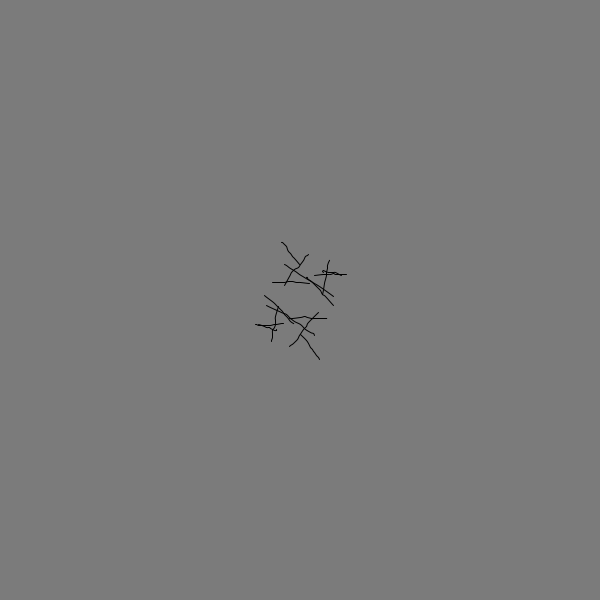
Frame 1 (no input)
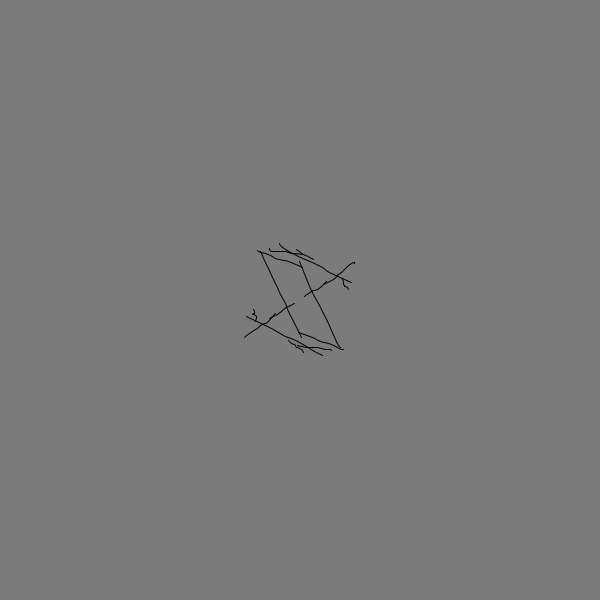
Frame 2 (the mouse pressed at the canvas centre, redrawn once)

The Processing sketch that drew these frames (run headless with seeded random() and noise(); the mouse was pressed at the canvas centre and the sketch redrawn once):

// Processing sketch: genuary4
// ── genuary4.pde
void setup() {
  size(600, 600);
}

void draw() {
  background(123);
  translate(width/2, height/2);
  
  for (int i = 0; i < 4; i ++) {    
    int x1 = int(random(-50, 50)); 
    int y1 = int(random(-50, 50));
    int x2 = int(random(-50, 50));
    int y2 = int(random(-50, 50));
    float lerppoint = random(1);
    float x3 = lerp(x1, x2, lerppoint);
    float y3 = lerp(y1, y2, lerppoint);
    float x4 = x3 + random(-50, 50);
    float y4 = y3 + random(-50, 50);
    new sLine(x1, y1, x2, y2, 10).render();
    new sLine(x3, y3, x4, y4, 10).render();    
    
    rotate(radians(180));
    new sLine(x1, y1, x2, y2, 10).render();
    new sLine(x3, y3, x4, y4, 10).render();

    rotate(radians(random(45)));
  }
  noLoop();
  
}


class sLine {
  PVector[] vectors;
  int num_points;
  
  sLine(float x1, float y1, float x2, float y2, int num_points_) {
    num_points = num_points_;
    vectors = addVectors(x1, y1, x2, y2);    
    smoothVectors(1);
  }
  
  PVector[] addVectors(float x1, float y1, float x2, float y2) {
    PVector[] vectors = new PVector[num_points + 2];
    
    vectors[1] = new PVector(x1 + randomGaussian(), y1 + randomGaussian());
    vectors[0] = new PVector((x1 - 1) - randomGaussian(), (y1 - 1) - randomGaussian());
    for (int i = 2; i < num_points; i++){    
      float y = lerp(y1, y2, i/(float) num_points) + randomGaussian();    
      float x = lerp(x1, x2, i/(float) num_points) + randomGaussian();
      vectors[i] = new PVector(x, y);    
    }    
    vectors[num_points] = new PVector(x2 + randomGaussian(), y2 + randomGaussian());
    vectors[num_points + 1] = new PVector((x2 + 1) + randomGaussian(), (y2 + 1) + randomGaussian());
    return vectors;
  }
  
  void smoothVectors(int passes) {
    for (int p = 0; p <= passes; p++) {      
      for (int i = 2; i < vectors.length - 1; i ++) {
        float avgVectX = (vectors[i].x + vectors[i + 1].x) / 2;
        float avgVectY = (vectors[i].y + vectors[i + 1].y) / 2;
        vectors[i] = new PVector(avgVectX, avgVectY);
      }
    }  
  }
  
  void render() {
    noFill();
    beginShape();    
    for (int i = 0; i < vectors.length; i++){        
      curveVertex(vectors[i].x, vectors[i].y);  
    }    
    endShape();  
  }
}


void sloppyLine(float x1, float y1, float x2, float y2, int num_points) {
  noFill(); 
  PVector[] vectors = new PVector[num_points + 1];
  vectors[0] = new PVector(x1, y1);
  for (int i = 1; i < num_points; i++){    
    float y = lerp(y1, y2, i/(float) num_points) + randomGaussian();    
    float x = lerp(x1, x2, i/(float) num_points) + randomGaussian();
    vectors[i] = new PVector(x, y);    
  }
  vectors[num_points] = new PVector(x2, y2);
  
  beginShape();
  curveVertex((x1 - 1) + randomGaussian(), (y1 - 1) + randomGaussian());
  for (int i = 0; i < vectors.length; i++){        
    curveVertex(vectors[i].x, vectors[i].y); 

  }
  curveVertex((x2 - 1) + randomGaussian(), (y2 - 1) + randomGaussian());
  endShape();        
}
